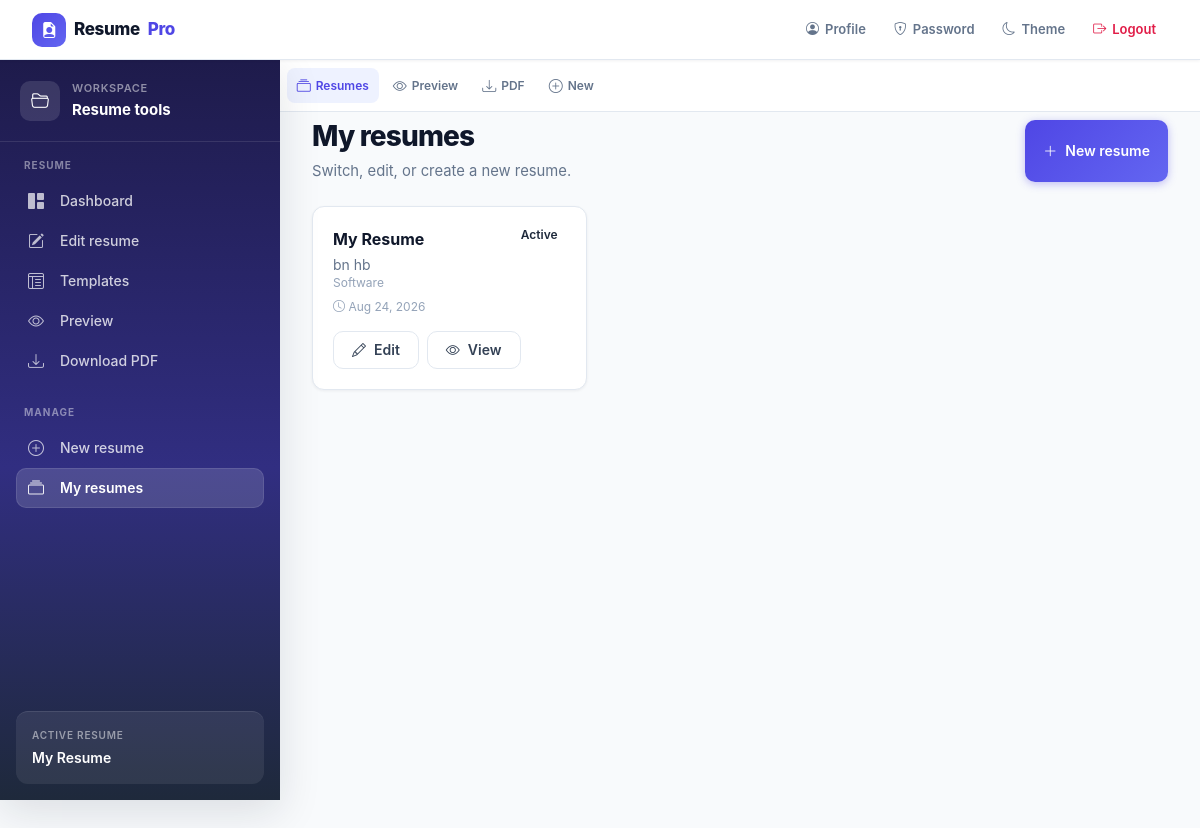
/my-resumes/ (signed in), run on an earlier commit of the app's database.
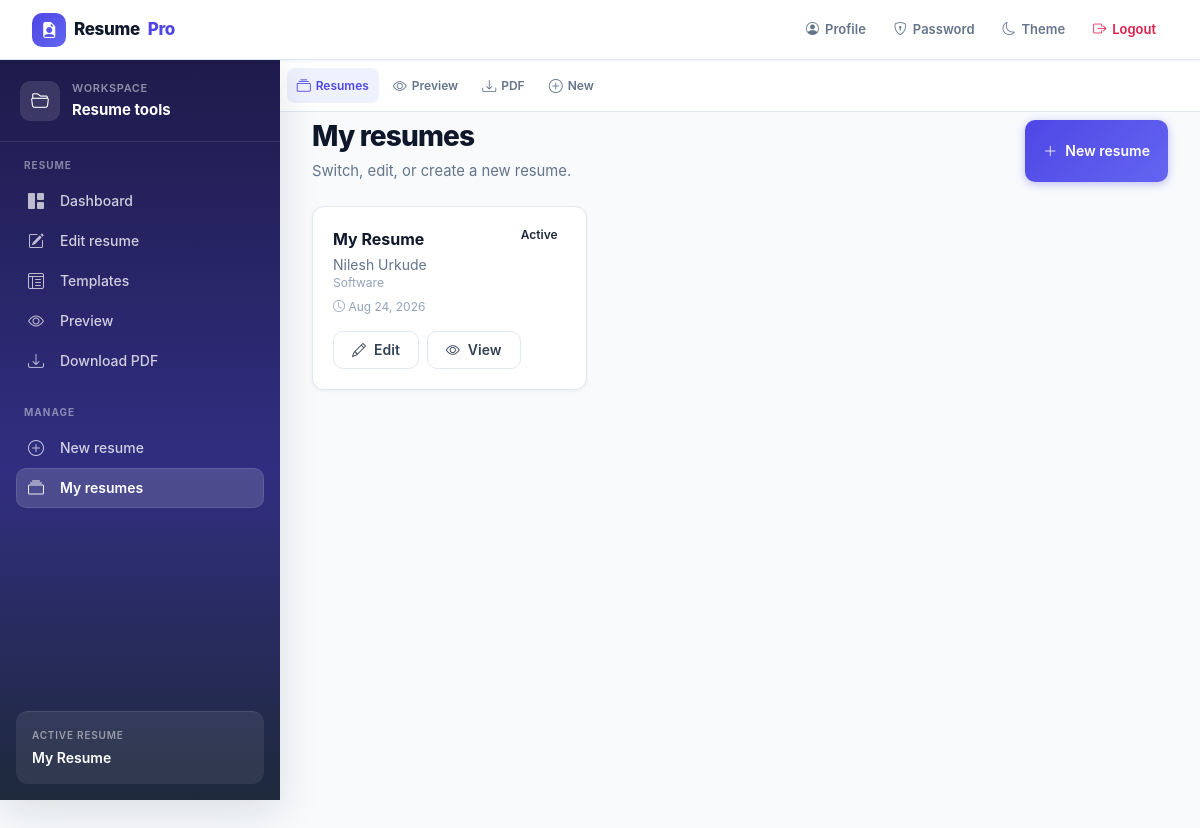
And on a later commit of the database.
### resumes/models.py (models this page shows, shortened)
class Resume(models.Model):
    user = models.ForeignKey(User, on_delete=models.CASCADE, related_name='resumes')
    slug = models.UUIDField(default=uuid.uuid4, unique=True, editable=False)
    resume_name = models.CharField(max_length=100, default='My Resume')
    is_public = models.BooleanField(default=False)
    share_password = models.CharField(max_length=128, blank=True)
    share_expires_at = models.DateTimeField(blank=True, null=True)
    photo = models.ImageField(upload_to='photos/', blank=True, null=True)
    preferred_template = models.CharField(max_length=3, choices=TEMPLATE_CHOICES, default='t1')
    accent_color = models.CharField(max_length=7, default='#4f46e5')
    font_family = models.CharField(max_length=50, choices=FONT_CHOICES, default='Arial')
    title = models.CharField(max_length=100)
    full_name = models.CharField(max_length=100)
    email = models.EmailField()
    phone = models.CharField(max_length=15)
    summary = models.TextField(blank=True)
    github = models.URLField(blank=True, default='')
    linkedin = models.URLField(blank=True, default='')
    created_at = models.DateTimeField(default=timezone.now)
    updated_at = models.DateTimeField(auto_now=True)
    class Meta:
        ordering = ['-updated_at']

### resumes/views.py (the view)
# urls.py: path('my-resumes/', views.my_resumes, name='my_resumes'),
@login_required
def my_resumes(request):
    resumes = Resume.objects.filter(user=request.user)
    active = get_user_resume(request)
    return render(request, 'resumes/my_resumes.html', {
        'resumes': resumes,
        'active_resume': active,
    })

### resumes/context_processors.py (called while the page is built)
def navigation(request):
    if not request.user.is_authenticated:
        return {}
    resume = get_user_resume(request)
    return {
        'active_resume': resume,
        'active_template': normalize_template(resume.preferred_template) if resume else 't1',
    }

### resumes/utils.py (called while the page is built)
def normalize_template(template):
    return template if template in VALID_TEMPLATES else 't1'

def get_user_resume(request, resume_id=None):
    qs = Resume.objects.filter(user=request.user)
    if resume_id:
        return qs.filter(pk=resume_id).first()
    active = request.session.get('active_resume_id')
    if active:
        resume = qs.filter(pk=active).first()
        if resume:
            return resume
    return qs.first()

### templates/resumes/my_resumes.html (shortened to what this page needs)
{% extends 'base.html' %}
{% block content %}
<div class="page-header mb-6 flex flex-wrap items-end justify-between gap-4">
    <div>
        <h1 class="text-slate-900 dark:text-white">My resumes</h1>
        <p>Switch, edit, or create a new resume.</p>
    </div>
    <a href="{% url 'new_resume' %}" class="btn-primary inline-flex items-center gap-2"><i class="bi bi-plus-lg"></i> New resume</a>
</div>
<div class="grid gap-4 sm:grid-cols-2 lg:grid-cols-3">
    {% for r in resumes %}
    <article class="card card-hover p-5 {% if active_resume and active_resume.pk == r.pk %}ring-2 ring-brand-500{% endif %}">
        <div class="flex items-start justify-between gap-2">
            <h2 class="font-bold text-slate-900 dark:text-white">{{ r.resume_name }}</h2>
            {% if active_resume and active_resume.pk == r.pk %}
            <span class="rounded-full bg-brand-100 px-2 py-0.5 text-xs font-semibold text-brand-700 dark:bg-brand-950 dark:text-brand-300">Active</span>
            {% endif %}
        </div>
        <p class="mt-1 text-sm text-slate-500">{{ r.full_name }}</p>
        <p class="text-xs text-slate-400">{{ r.title }}</p>
        <p class="mt-2 text-xs text-slate-400"><i class="bi bi-clock"></i> {{ r.updated_at|date:"M j, Y" }}</p>
        <div class="mt-4 flex flex-wrap gap-2">
            <a href="{% url 'edit_resume' r.pk %}" class="btn-secondary !py-1.5 !px-3 text-xs"><i class="bi bi-pencil"></i> Edit</a>
            <a href="{% url 'view_resume' r.pk r.preferred_template %}" class="btn-secondary !py-1.5 !px-3 text-xs"><i class="bi bi-eye"></i> View</a>
        </div>
    </article>
    {% empty %}
    <div class="card col-span-full p-12 text-center">
        <i class="bi bi-folder2-open text-4xl text-slate-400"></i>
        <p class="mt-4 text-slate-500">No resumes yet.</p>
        <a href="{% url 'new_resume' %}" class="btn-primary mt-4 inline-flex items-center gap-2"><i class="bi bi-plus-lg"></i> Create resume</a>
    </div>
    {% endfor %}
</div>
{% endblock %}

### templates/includes/sidebar.html (shortened to what this page needs)
<aside id="app-sidebar" class="app-sidebar no-print" aria-label="Resume navigation">
    <div class="sidebar-header">
        <div class="sidebar-header-icon"><i class="bi bi-folder2-open"></i></div>
        <div class="sidebar-header-text">
            <p class="sidebar-header-label">Workspace</p>
            <p class="sidebar-header-title">Resume tools</p>
        </div>
    </div>
    <nav class="sidebar-nav">
        <div class="sidebar-section">
            <p class="nav-label">Resume</p>
            <ul>
                <li><a href="{% url 'dashboard' %}" class="sidebar-link {% if request.resolver_match.url_name == 'dashboard' %}sidebar-link-active{% endif %}"><i class="bi bi-grid-1x2-fill"></i> Dashboard</a></li>
                <li><a href="{% url 'create_resume' %}" class="sidebar-link "><i class="bi bi-pencil-square"></i> Edit resume</a></li>
                <li><a href="{% url 'template_gallery' %}" class="sidebar-link {% if request.resolver_match.url_name == 'template_gallery' %}sidebar-link-active{% endif %}"><i class="bi bi-layout-text-window-reverse"></i> Templates</a></li>
                {% if active_resume %}
                <li><a href="{% url 'view_resume' active_resume.pk active_template %}" class="sidebar-link {% if request.resolver_match.url_name == 'view_resume' %}sidebar-link-active{% endif %}"><i class="bi bi-eye"></i> Preview</a></li>
                <li><a href="{% url 'download_pdf' active_resume.pk active_template %}" class="sidebar-link"><i class="bi bi-download"></i> Download PDF</a></li>
                {% endif %}
            </ul>
        </div>
        <div class="sidebar-section">
            <p class="nav-label">Manage</p>
            <ul>
                <li><a href="{% url 'new_resume' %}" class="sidebar-link {% if request.resolver_match.url_name == 'new_resume' %}sidebar-link-active{% endif %}"><i class="bi bi-plus-circle"></i> New resume</a></li>
                <li><a href="{% url 'my_resumes' %}" class="sidebar-link {% if request.resolver_match.url_name == 'my_resumes' %}sidebar-link-active{% endif %}"><i class="bi bi-collection"></i> My resumes</a></li>
            </ul>
        </div>
    </nav>
    {% if active_resume %}
    <div class="sidebar-footer">
        <p class="sidebar-footer-label">Active resume</p>
        <p class="sidebar-footer-name">{{ active_resume.resume_name }}</p>
    </div>
    {% endif %}
</aside>

What changed in the data, as far as the page shows it:
changed Resume "My Resume": full_name "bn hb" → "Nilesh Urkude"
